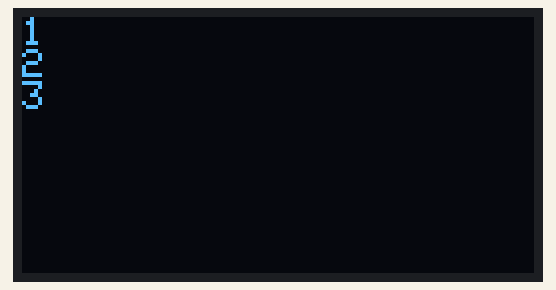
This sketch was run on a simulated Arduino Uno, built with avr-gcc and run on an emulated ATmega328P. On the bench: 128×64 one-colour display.

Above: at 3.2 s.
At 7.3 s:
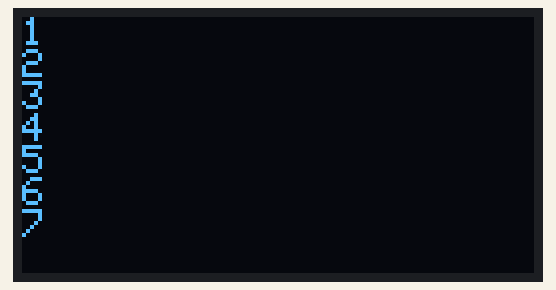
At 11.4 s:
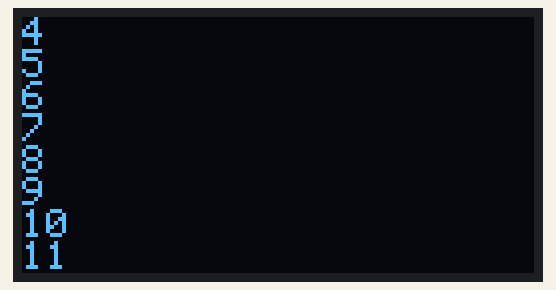
At 20.6 s:
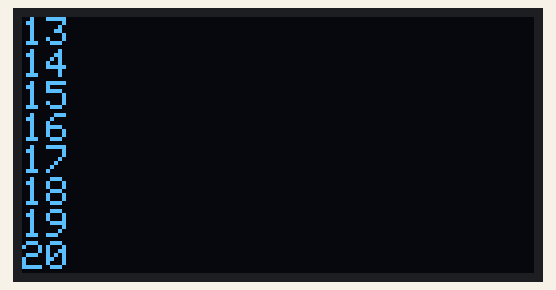
At 28.8 s:
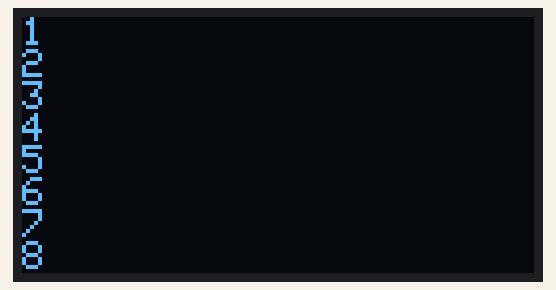
At 38.1 s:
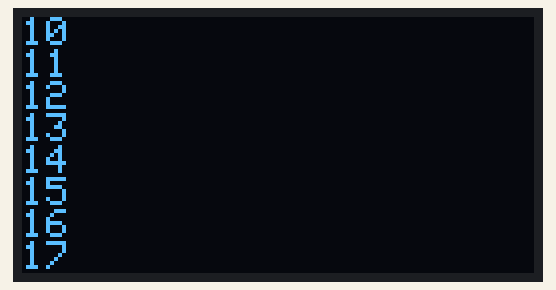

The sketch:

LCD_COUNTER.ino
```cpp
#include <Wire.h>
#include <Adafruit_GFX.h>
#include <Adafruit_SSD1306.h>

#define scrwid 128
#define scrhei 64
#define scradr 0x3C
#define DELAY 1000

int i;
int x;

Adafruit_SSD1306 display(scrwid, scrhei, &Wire, -1);

void setup() {
  Serial.begin(115200);

  if (!display.begin(SSD1306_SWITCHCAPVCC, scradr)){
    Serial.println(F("SSD12306 allocation failed"));
    for (;;);
  }
}

void loop() {
  lcdsetup();

  for(i = 1; i <= 20; i++){

    if (i>8){
      display.clearDisplay();
      display.setCursor(0, 0);
        for (x = 7; x > 0; x--) {
        display.println(i-x);
      }
      display.println(i);
      delay(DELAY);
      }

    else {
    display.println(i);
    delay(DELAY);
    }

    display.display();
  }
}

void lcdsetup(){
  display.clearDisplay();
  display.setTextSize(1);
  display.setTextColor(WHITE);
  display.setCursor(0, 0);
}
```

Measured:
- what the display in image 0 shows lasts 1.0 s, from 3.1 s to 4.1 s
